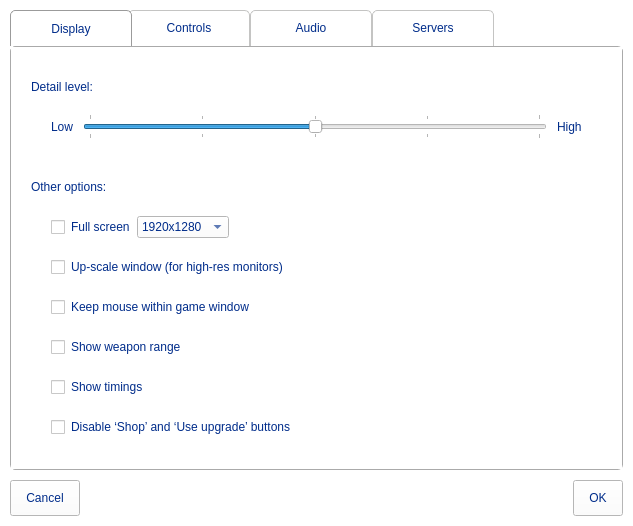
<?xml version="1.0" encoding="UTF-8"?>
<ui version="4.0">
 <class>settings_form</class>
 <widget class="QWidget" name="settings_form">
  <property name="geometry">
   <rect>
    <x>0</x>
    <y>0</y>
    <width>633</width>
    <height>508</height>
   </rect>
  </property>
  <property name="windowTitle">
   <string>Trosnoth :: Settings</string>
  </property>
  <property name="styleSheet">
   <string notr="true">* {
    background-color: white;
    color: #002c8a;
    font: 16pt &quot;Junction&quot;;
}

QPushButton {
    padding: 10px 15px;
	color: #002c8a;
	font: 18pt &quot;Junction&quot;;
}

QTabWidget QPushButton {
    font-size: 16pt;
}

QCheckBox {
    margin-left: 20px;
    min-height: 40px;
}

QLabel {
    padding: 0;
    min-height: 40px;
}

 QTabWidget::pane {
    border: 1px solid #aaa;
    border-radius: 5px;
  }

QTabBar::tab {
    color: #002c8a;
	 font: 18pt &quot;Junction&quot;;
      border: 1px solid #C4C4C3;
      border-bottom-color: white;
      border-top-left-radius: 5px;
      border-top-right-radius: 5px;
      min-width: 100px;
      min-height: 2ex;
      padding: 10px;
      background: qlineargradient(x1: 0, y1: 0, x2: 0, y2: 1,
                                  stop: 0 #fafafa, stop: 0.4 #f4f4f4,
                                  stop: 0.5 #e7e7e7, stop: 1.0 #fafafa);

  }

  QTabBar::tab:selected, QTabBar::tab:hover {
    background: solid white;
  }

  QTabBar::tab:selected {
      border-color: #9B9B9B;
      border-bottom-color: white;
      border-bottom-width: 0px;
  }

  QTabBar::tab:selected {
      margin-left: -4px;
      margin-right: -4px;
  }

  QTabBar::tab:first:selected {
      margin-left: 0;
  }

  QTabBar::tab:last:selected {
      margin-right: 0;
  }

 QHeaderView::section {
      margin: 10px 15px;
  }

#controls_button_frame {
    border-top: 1px solid #eee;
}

QTableWidget::item {
    padding: 2px 15px; 
    border: 0px;
}</string>
  </property>
  <layout class="QVBoxLayout" name="verticalLayout">
   <property name="spacing">
    <number>10</number>
   </property>
   <property name="leftMargin">
    <number>10</number>
   </property>
   <property name="topMargin">
    <number>10</number>
   </property>
   <property name="rightMargin">
    <number>10</number>
   </property>
   <property name="bottomMargin">
    <number>10</number>
   </property>
   <item>
    <widget class="QTabWidget" name="tab_widget">
     <property name="currentIndex">
      <number>0</number>
     </property>
     <property name="usesScrollButtons">
      <bool>true</bool>
     </property>
     <property name="documentMode">
      <bool>false</bool>
     </property>
     <property name="tabsClosable">
      <bool>false</bool>
     </property>
     <widget class="QWidget" name="display_tab">
      <attribute name="title">
       <string>Display</string>
      </attribute>
      <layout class="QVBoxLayout">
       <property name="spacing">
        <number>0</number>
       </property>
       <property name="leftMargin">
        <number>20</number>
       </property>
       <property name="topMargin">
        <number>20</number>
       </property>
       <property name="rightMargin">
        <number>20</number>
       </property>
       <property name="bottomMargin">
        <number>20</number>
       </property>
       <item>
        <widget class="QLabel" name="label">
         <property name="text">
          <string>Detail level:</string>
         </property>
        </widget>
       </item>
       <item>
        <widget class="QWidget" name="widget_2" native="true">
         <layout class="QHBoxLayout" name="horizontalLayout_2">
          <property name="spacing">
           <number>10</number>
          </property>
          <property name="leftMargin">
           <number>20</number>
          </property>
          <property name="topMargin">
           <number>0</number>
          </property>
          <property name="rightMargin">
           <number>20</number>
          </property>
          <property name="bottomMargin">
           <number>0</number>
          </property>
          <item>
           <widget class="QLabel" name="label_2">
            <property name="text">
             <string>Low</string>
            </property>
           </widget>
          </item>
          <item>
           <widget class="QSlider" name="detail_slider">
            <property name="maximum">
             <number>4</number>
            </property>
            <property name="pageStep">
             <number>1</number>
            </property>
            <property name="value">
             <number>2</number>
            </property>
            <property name="orientation">
             <enum>Qt::Horizontal</enum>
            </property>
            <property name="invertedAppearance">
             <bool>false</bool>
            </property>
            <property name="invertedControls">
             <bool>false</bool>
            </property>
            <property name="tickPosition">
             <enum>QSlider::TicksBothSides</enum>
            </property>
           </widget>
          </item>
          <item>
           <widget class="QLabel" name="label_3">
            <property name="text">
             <string>High</string>
            </property>
           </widget>
          </item>
         </layout>
        </widget>
       </item>
       <item>
        <widget class="QWidget" name="widget_4" native="true">
         <property name="minimumSize">
          <size>
           <width>0</width>
           <height>20</height>
          </size>
         </property>
        </widget>
       </item>
       <item>
        <widget class="QLabel" name="label_4">
         <property name="text">
          <string>Other options:</string>
         </property>
        </widget>
       </item>
       <item>
        <widget class="QWidget" name="widget_3" native="true">
         <layout class="QHBoxLayout" name="horizontalLayout_3">
          <property name="sizeConstraint">
           <enum>QLayout::SetDefaultConstraint</enum>
          </property>
          <property name="leftMargin">
           <number>0</number>
          </property>
          <property name="topMargin">
           <number>0</number>
          </property>
          <property name="rightMargin">
           <number>0</number>
          </property>
          <property name="bottomMargin">
           <number>0</number>
          </property>
          <item>
           <widget class="QCheckBox" name="fullscreen_checkbox">
            <property name="text">
             <string>Full screen</string>
            </property>
           </widget>
          </item>
          <item>
           <widget class="QComboBox" name="resolution_combobox">
            <property name="currentIndex">
             <number>2</number>
            </property>
            <property name="sizeAdjustPolicy">
             <enum>QComboBox::AdjustToContents</enum>
            </property>
            <item>
             <property name="text">
              <string>—</string>
             </property>
            </item>
            <item>
             <property name="text">
              <string>1024x768</string>
             </property>
            </item>
            <item>
             <property name="text">
              <string>1920x1280</string>
             </property>
            </item>
           </widget>
          </item>
          <item>
           <spacer name="horizontalSpacer_2">
            <property name="orientation">
             <enum>Qt::Horizontal</enum>
            </property>
            <property name="sizeHint" stdset="0">
             <size>
              <width>40</width>
              <height>20</height>
             </size>
            </property>
           </spacer>
          </item>
         </layout>
        </widget>
       </item>
       <item>
        <widget class="QCheckBox" name="upscale_checkbox">
         <property name="text">
          <string>Up-scale window (for high-res monitors)</string>
         </property>
        </widget>
       </item>
       <item>
        <widget class="QCheckBox" name="grab_mouse_checkbox">
         <property name="text">
          <string>Keep mouse within game window</string>
         </property>
        </widget>
       </item>
       <item>
        <widget class="QCheckBox" name="show_range_checkbox">
         <property name="text">
          <string>Show weapon range</string>
         </property>
        </widget>
       </item>
       <item>
        <widget class="QCheckBox" name="show_timings_checkbox">
         <property name="text">
          <string>Show timings</string>
         </property>
        </widget>
       </item>
       <item>
        <widget class="QCheckBox" name="disable_buttons_checkbox">
         <property name="text">
          <string>Disable ‘Shop’ and ‘Use upgrade’ buttons</string>
         </property>
        </widget>
       </item>
       <item>
        <spacer name="verticalSpacer">
         <property name="orientation">
          <enum>Qt::Vertical</enum>
         </property>
         <property name="sizeHint" stdset="0">
          <size>
           <width>20</width>
           <height>40</height>
          </size>
         </property>
        </spacer>
       </item>
      </layout>
     </widget>
     <widget class="QWidget" name="controls_tab">
      <attribute name="title">
       <string>Controls</string>
      </attribute>
      <layout class="QVBoxLayout" name="verticalLayout_3">
       <property name="spacing">
        <number>0</number>
       </property>
       <property name="leftMargin">
        <number>0</number>
       </property>
       <property name="topMargin">
        <number>0</number>
       </property>
       <property name="rightMargin">
        <number>0</number>
       </property>
       <property name="bottomMargin">
        <number>0</number>
       </property>
       <item>
        <widget class="QTableWidget" name="controls_table">
         <property name="minimumSize">
          <size>
           <width>520</width>
           <height>0</height>
          </size>
         </property>
         <property name="styleSheet">
          <string notr="true"/>
         </property>
         <property name="frameShape">
          <enum>QFrame::NoFrame</enum>
         </property>
         <property name="editTriggers">
          <set>QAbstractItemView::NoEditTriggers</set>
         </property>
         <property name="alternatingRowColors">
          <bool>true</bool>
         </property>
         <property name="selectionMode">
          <enum>QAbstractItemView::SingleSelection</enum>
         </property>
         <property name="selectionBehavior">
          <enum>QAbstractItemView::SelectRows</enum>
         </property>
         <property name="textElideMode">
          <enum>Qt::ElideMiddle</enum>
         </property>
         <property name="rowCount">
          <number>15</number>
         </property>
         <attribute name="horizontalHeaderDefaultSectionSize">
          <number>250</number>
         </attribute>
         <attribute name="horizontalHeaderStretchLastSection">
          <bool>true</bool>
         </attribute>
         <attribute name="verticalHeaderVisible">
          <bool>false</bool>
         </attribute>
         <attribute name="verticalHeaderDefaultSectionSize">
          <number>44</number>
         </attribute>
         <row>
          <property name="text">
           <string/>
          </property>
         </row>
         <row/>
         <row/>
         <row/>
         <row/>
         <row/>
         <row/>
         <row/>
         <row/>
         <row/>
         <row/>
         <row/>
         <row/>
         <row/>
         <row/>
         <column>
          <property name="text">
           <string>Action</string>
          </property>
         </column>
         <column>
          <property name="text">
           <string>Key</string>
          </property>
         </column>
         <item row="0" column="0">
          <property name="text">
           <string>Shoot</string>
          </property>
         </item>
         <item row="0" column="1">
          <property name="text">
           <string>L.Click</string>
          </property>
         </item>
        </widget>
       </item>
       <item>
        <widget class="QFrame" name="controls_button_frame">
         <property name="frameShape">
          <enum>QFrame::NoFrame</enum>
         </property>
         <layout class="QHBoxLayout" name="horizontalLayout_6">
          <item>
           <widget class="QPushButton" name="restore_defaults_button">
            <property name="text">
             <string>Restore all defaults</string>
            </property>
            <property name="icon">
             <iconset theme="document-revert">
              <normaloff>.</normaloff>.</iconset>
            </property>
           </widget>
          </item>
          <item>
           <spacer name="horizontalSpacer_3">
            <property name="orientation">
             <enum>Qt::Horizontal</enum>
            </property>
            <property name="sizeHint" stdset="0">
             <size>
              <width>40</width>
              <height>20</height>
             </size>
            </property>
           </spacer>
          </item>
          <item>
           <widget class="QPushButton" name="edit_control_button">
            <property name="text">
             <string>Edit</string>
            </property>
            <property name="icon">
             <iconset theme="preferences-desktop-keyboard">
              <normaloff>.</normaloff>.</iconset>
            </property>
           </widget>
          </item>
         </layout>
        </widget>
       </item>
      </layout>
     </widget>
     <widget class="QWidget" name="audio_tab">
      <attribute name="title">
       <string>Audio</string>
      </attribute>
      <layout class="QVBoxLayout" name="verticalLayout_2">
       <property name="spacing">
        <number>0</number>
       </property>
       <property name="leftMargin">
        <number>20</number>
       </property>
       <property name="topMargin">
        <number>20</number>
       </property>
       <property name="rightMargin">
        <number>20</number>
       </property>
       <property name="bottomMargin">
        <number>20</number>
       </property>
       <item>
        <widget class="QLabel" name="label_5">
         <property name="text">
          <string>Music:</string>
         </property>
        </widget>
       </item>
       <item>
        <widget class="QWidget" name="widget_5" native="true">
         <layout class="QHBoxLayout" name="horizontalLayout_4">
          <property name="leftMargin">
           <number>0</number>
          </property>
          <property name="topMargin">
           <number>0</number>
          </property>
          <property name="rightMargin">
           <number>0</number>
          </property>
          <property name="bottomMargin">
           <number>0</number>
          </property>
          <item>
           <widget class="QCheckBox" name="music_checkbox">
            <property name="font">
             <font>
              <family>Junction</family>
              <pointsize>16</pointsize>
              <weight>50</weight>
              <italic>false</italic>
              <bold>false</bold>
             </font>
            </property>
            <property name="text">
             <string/>
            </property>
            <property name="icon">
             <iconset theme="audio-volume-medium">
              <normaloff>.</normaloff>.</iconset>
            </property>
            <property name="iconSize">
             <size>
              <width>24</width>
              <height>24</height>
             </size>
            </property>
           </widget>
          </item>
          <item>
           <widget class="QSlider" name="music_slider">
            <property name="maximum">
             <number>100</number>
            </property>
            <property name="orientation">
             <enum>Qt::Horizontal</enum>
            </property>
           </widget>
          </item>
         </layout>
        </widget>
       </item>
       <item>
        <widget class="QWidget" name="widget_7" native="true">
         <property name="minimumSize">
          <size>
           <width>0</width>
           <height>20</height>
          </size>
         </property>
        </widget>
       </item>
       <item>
        <widget class="QLabel" name="label_6">
         <property name="text">
          <string>Sound effects:</string>
         </property>
        </widget>
       </item>
       <item>
        <widget class="QWidget" name="widget_6" native="true">
         <layout class="QHBoxLayout" name="horizontalLayout_5">
          <property name="leftMargin">
           <number>0</number>
          </property>
          <property name="topMargin">
           <number>0</number>
          </property>
          <property name="rightMargin">
           <number>0</number>
          </property>
          <property name="bottomMargin">
           <number>0</number>
          </property>
          <item>
           <widget class="QCheckBox" name="sfx_checkbox">
            <property name="text">
             <string/>
            </property>
            <property name="icon">
             <iconset theme="audio-volume-medium">
              <normaloff>.</normaloff>.</iconset>
            </property>
            <property name="iconSize">
             <size>
              <width>24</width>
              <height>24</height>
             </size>
            </property>
           </widget>
          </item>
          <item>
           <widget class="QSlider" name="sfx_slider">
            <property name="maximum">
             <number>100</number>
            </property>
            <property name="orientation">
             <enum>Qt::Horizontal</enum>
            </property>
           </widget>
          </item>
         </layout>
        </widget>
       </item>
       <item>
        <spacer name="verticalSpacer_2">
         <property name="orientation">
          <enum>Qt::Vertical</enum>
         </property>
         <property name="sizeHint" stdset="0">
          <size>
           <width>20</width>
           <height>40</height>
          </size>
         </property>
        </spacer>
       </item>
      </layout>
     </widget>
     <widget class="QWidget" name="servers_tab">
      <attribute name="title">
       <string>Servers</string>
      </attribute>
      <layout class="QVBoxLayout" name="verticalLayout_4">
       <property name="spacing">
        <number>0</number>
       </property>
       <property name="leftMargin">
        <number>0</number>
       </property>
       <property name="topMargin">
        <number>0</number>
       </property>
       <property name="rightMargin">
        <number>0</number>
       </property>
       <property name="bottomMargin">
        <number>0</number>
       </property>
       <item>
        <widget class="QTableWidget" name="servers_table">
         <property name="minimumSize">
          <size>
           <width>520</width>
           <height>0</height>
          </size>
         </property>
         <property name="frameShape">
          <enum>QFrame::NoFrame</enum>
         </property>
         <property name="alternatingRowColors">
          <bool>true</bool>
         </property>
         <property name="selectionMode">
          <enum>QAbstractItemView::SingleSelection</enum>
         </property>
         <property name="selectionBehavior">
          <enum>QAbstractItemView::SelectRows</enum>
         </property>
         <property name="textElideMode">
          <enum>Qt::ElideMiddle</enum>
         </property>
         <property name="rowCount">
          <number>2</number>
         </property>
         <attribute name="horizontalHeaderDefaultSectionSize">
          <number>250</number>
         </attribute>
         <attribute name="horizontalHeaderStretchLastSection">
          <bool>true</bool>
         </attribute>
         <attribute name="verticalHeaderVisible">
          <bool>false</bool>
         </attribute>
         <attribute name="verticalHeaderDefaultSectionSize">
          <number>44</number>
         </attribute>
         <row>
          <property name="text">
           <string/>
          </property>
         </row>
         <row/>
         <column>
          <property name="text">
           <string>Server</string>
          </property>
         </column>
         <column>
          <property name="text">
           <string>Username</string>
          </property>
          <property name="textAlignment">
           <set>AlignCenter</set>
          </property>
         </column>
         <item row="0" column="0">
          <property name="text">
           <string/>
          </property>
         </item>
        </widget>
       </item>
       <item>
        <widget class="QFrame" name="controls_button_frame_2">
         <property name="frameShape">
          <enum>QFrame::NoFrame</enum>
         </property>
         <layout class="QHBoxLayout" name="horizontalLayout_7">
          <item>
           <widget class="QPushButton" name="delete_server_button">
            <property name="text">
             <string>Delete</string>
            </property>
            <property name="icon">
             <iconset theme="list-remove">
              <normaloff>.</normaloff>.</iconset>
            </property>
           </widget>
          </item>
          <item>
           <widget class="QPushButton" name="log_out_server_button">
            <property name="text">
             <string>Log out</string>
            </property>
            <property name="icon">
             <iconset theme="system-log-out">
              <normaloff>.</normaloff>.</iconset>
            </property>
           </widget>
          </item>
          <item>
           <spacer name="horizontalSpacer_4">
            <property name="orientation">
             <enum>Qt::Horizontal</enum>
            </property>
            <property name="sizeHint" stdset="0">
             <size>
              <width>40</width>
              <height>20</height>
             </size>
            </property>
           </spacer>
          </item>
          <item>
           <widget class="QPushButton" name="add_server_button">
            <property name="text">
             <string>Add</string>
            </property>
            <property name="icon">
             <iconset theme="list-add">
              <normaloff>.</normaloff>.</iconset>
            </property>
           </widget>
          </item>
         </layout>
        </widget>
       </item>
      </layout>
     </widget>
    </widget>
   </item>
   <item>
    <widget class="QWidget" name="widget" native="true">
     <layout class="QHBoxLayout" name="horizontalLayout">
      <property name="leftMargin">
       <number>0</number>
      </property>
      <property name="topMargin">
       <number>0</number>
      </property>
      <property name="rightMargin">
       <number>0</number>
      </property>
      <property name="bottomMargin">
       <number>0</number>
      </property>
      <item>
       <widget class="QPushButton" name="cancel_button">
        <property name="text">
         <string>Cancel</string>
        </property>
        <property name="shortcut">
         <string>Esc</string>
        </property>
       </widget>
      </item>
      <item>
       <spacer name="horizontalSpacer">
        <property name="orientation">
         <enum>Qt::Horizontal</enum>
        </property>
        <property name="sizeHint" stdset="0">
         <size>
          <width>40</width>
          <height>20</height>
         </size>
        </property>
       </spacer>
      </item>
      <item>
       <widget class="QPushButton" name="ok_button">
        <property name="text">
         <string>OK</string>
        </property>
       </widget>
      </item>
     </layout>
    </widget>
   </item>
  </layout>
 </widget>
 <resources/>
 <connections/>
</ui>
